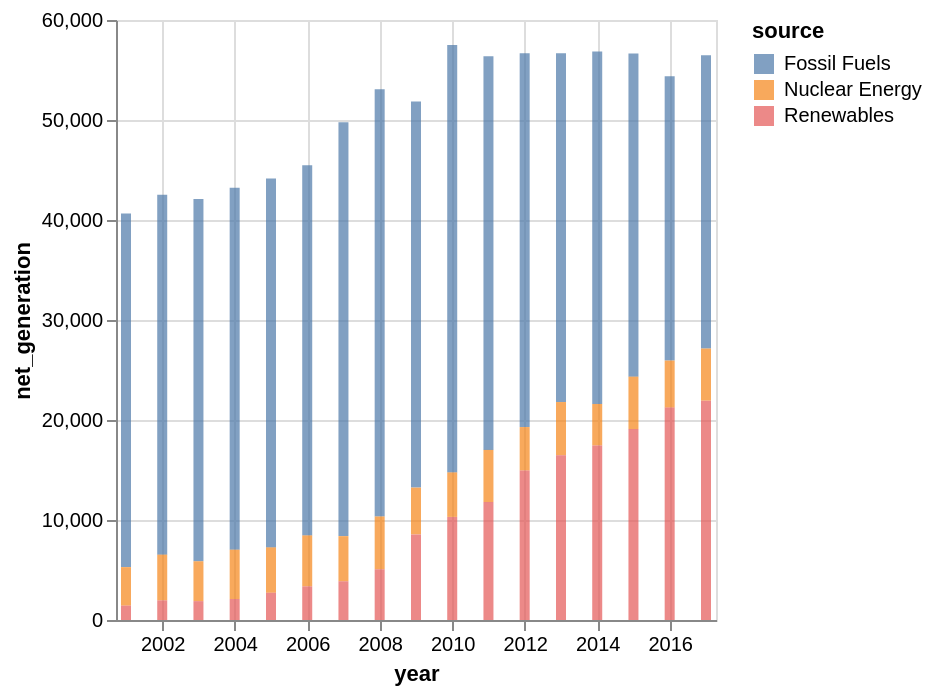

Notebook code cell kept with this figure:
### Code cell
# 2. Багатошарова діаграма (Altair, Iowa electricity)
import altair as alt
from vega_datasets import data

df = data.iowa_electricity()

chart = alt.Chart(df).mark_bar(opacity=0.7).encode(
    x='year:T',
    y='net_generation:Q',
    color='source:N'
)

chart

### Figure 1 — Vega-Lite specification as saved in the notebook (floating-point values rounded to 4 significant figures)
{"config": {"view": {"continuousWidth": 300, "continuousHeight": 300}}, "data": {"name": "data-7fb5cba8489b31900f8ac51a35bf2f48"}, "mark": {"type": "bar", "opacity": 0.7}, "encoding": {"color": {"field": "source", "type": "nominal"}, "x": {"field": "year", "type": "temporal"}, "y": {"field": "net_generation", "type": "quantitative"}}, "$schema": "https://vega.github.io/schema/vega-lite/v5.20.1.json", "datasets": {"data-7fb5cba8489b31900f8ac51a35bf2f48": [{"year": "2001-01-01T00:00:00", "source": "Fossil Fuels", "net_generation": 35361}, {"year": "2002-01-01T00:00:00", "source": "Fossil Fuels", "net_generation": 35991}, {"year": "2003-01-01T00:00:00", "source": "Fossil Fuels", "net_generation": 36234}, {"year": "2004-01-01T00:00:00", "source": "Fossil Fuels", "net_generation": 36205}, {"year": "2005-01-01T00:00:00", "source": "Fossil Fuels", "net_generation": 36883}, {"year": "2006-01-01T00:00:00", "source": "Fossil Fuels", "net_generation": 37014}, {"year": "2007-01-01T00:00:00", "source": "Fossil Fuels", "net_generation": 41389}, {"year": "2008-01-01T00:00:00", "source": "Fossil Fuels", "net_generation": 42734}, {"year": "2009-01-01T00:00:00", "source": "Fossil Fuels", "net_generation": 38620}, {"year": "2010-01-01T00:00:00", "source": "Fossil Fuels", "net_generation": 42750}, {"year": "2011-01-01T00:00:00", "source": "Fossil Fuels", "net_generation": 39361}, {"year": "2012-01-01T00:00:00", "source": "Fossil Fuels", "net_generation": 37379}, {"year": "2013-01-01T00:00:00", "source": "Fossil Fuels", "net_generation": 34873}, {"year": "2014-01-01T00:00:00", "source": "Fossil Fuels", "net_generation": 35250}, {"year": "2015-01-01T00:00:00", "source": "Fossil Fuels", "net_generation": 32319}, {"year": "2016-01-01T00:00:00", "source": "Fossil Fuels", "net_generation": 28437}, {"year": "2017-01-01T00:00:00", "source": "Fossil Fuels", "net_generation": 29329}, {"year": "2001-01-01T00:00:00", "source": "Nuclear Energy", "net_generation": 3853}, {"year": "2002-01-01T00:00:00", "source": "Nuclear Energy", "net_generation": 4574}, {"year": "2003-01-01T00:00:00", "source": "Nuclear Energy", "net_generation": 3988}, {"year": "2004-01-01T00:00:00", "source": "Nuclear Energy", "net_generation": 4929}, {"year": "2005-01-01T00:00:00", "source": "Nuclear Energy", "net_generation": 4538}, {"year": "2006-01-01T00:00:00", "source": "Nuclear Energy", "net_generation": 5095}, {"year": "2007-01-01T00:00:00", "source": "Nuclear Energy", "net_generation": 4519}, {"year": "2008-01-01T00:00:00", "source": "Nuclear Energy", "net_generation": 5282}, {"year": "2009-01-01T00:00:00", "source": "Nuclear Energy", "net_generation": 4679}, {"year": "2010-01-01T00:00:00", "source": "Nuclear Energy", "net_generation": 4451}, {"year": "2011-01-01T00:00:00", "source": "Nuclear Energy", "net_generation": 5215}, {"year": "2012-01-01T00:00:00", "source": "Nuclear Energy", "net_generation": 4347}, {"year": "2013-01-01T00:00:00", "source": "Nuclear Energy", "net_generation": 5321}, {"year": "2014-01-01T00:00:00", "source": "Nuclear Energy", "net_generation": 4152}, {"year": "2015-01-01T00:00:00", "source": "Nuclear Energy", "net_generation": 5243}, {"year": "2016-01-01T00:00:00", "source": "Nuclear Energy", "net_generation": 4703}, {"year": "2017-01-01T00:00:00", "source": "Nuclear Energy", "net_generation": 5214}, {"year": "2001-01-01T00:00:00", "source": "Renewables", "net_generation": 1437}, {"year": "2002-01-01T00:00:00", "source": "Renewables", "net_generation": 1963}, {"year": "2003-01-01T00:00:00", "source": "Renewables", "net_generation": 1885}, {"year": "2004-01-01T00:00:00", "source": "Renewables", "net_generation": 2102}, {"year": "2005-01-01T00:00:00", "source": "Renewables", "net_generation": 2724}, {"year": "2006-01-01T00:00:00", "source": "Renewables", "net_generation": 3364}, {"year": "2007-01-01T00:00:00", "source": "Renewables", "net_generation": 3870}, {"year": "2008-01-01T00:00:00", "source": "Renewables", "net_generation": 5070}, {"year": "2009-01-01T00:00:00", "source": "Renewables", "net_generation": 8560}, {"year": "2010-01-01T00:00:00", "source": "Renewables", "net_generation": 10308}, {"year": "2011-01-01T00:00:00", "source": "Renewables", "net_generation": 11795}, {"year": "2012-01-01T00:00:00", "source": "Renewables", "net_generation": 14949}, {"year": "2013-01-01T00:00:00", "source": "Renewables", "net_generation": 16476}, {"year": "2014-01-01T00:00:00", "source": "Renewables", "net_generation": 17452}, {"year": "2015-01-01T00:00:00", "source": "Renewables", "net_generation": 19091}, {"year": "2016-01-01T00:00:00", "source": "Renewables", "net_generation": 21241}, {"year": "2017-01-01T00:00:00", "source": "Renewables", "net_generation": 21933}]}}
